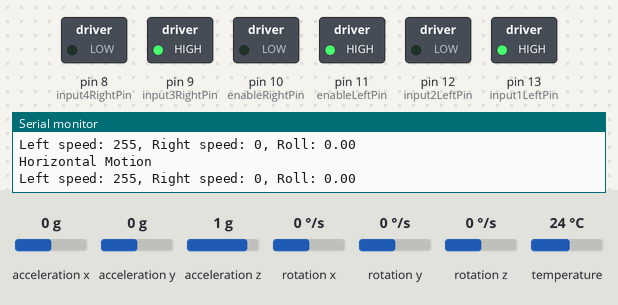
Recording of a sketch running on a simulated Arduino Uno, built with avr-gcc and run on an emulated ATmega328P. Parts: switched loads named in the sketch (green lamp = pin HIGH), the last lines printed to the serial monitor. The inputs (shaded band) are chosen by the test bench; at power-on: acceleration y 0 g, acceleration z 1 g, rotation x 0 °/s, acceleration x 0 g, rotation y 0 °/s, rotation z 0 °/s, temperature 24 °C.

Above: at 1.3 s.
1.4 s: acceleration y set to 0.8 g
At 1.49 s:
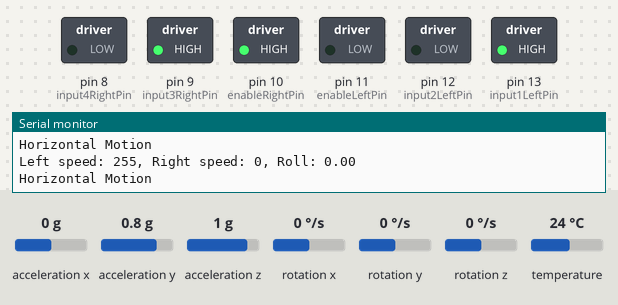
3.2 s: acceleration z set to 0 g
At 5.7 s:
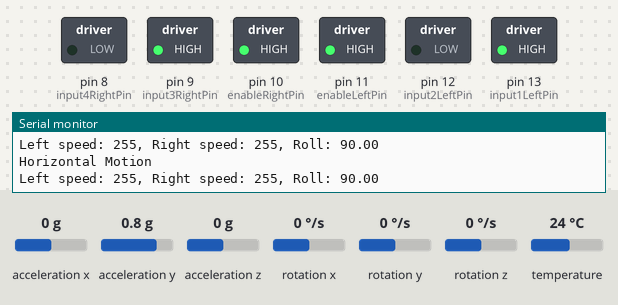
6.2 s: rotation x set to -192 °/s
At 8.9 s:
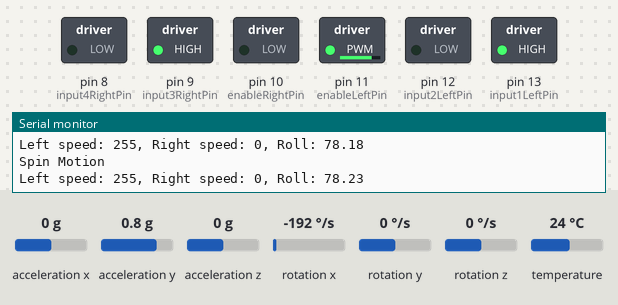
9.2 s: acceleration y set to 0.1 g
10.7 s: acceleration y set to -0.2 g
At 12.31 s:
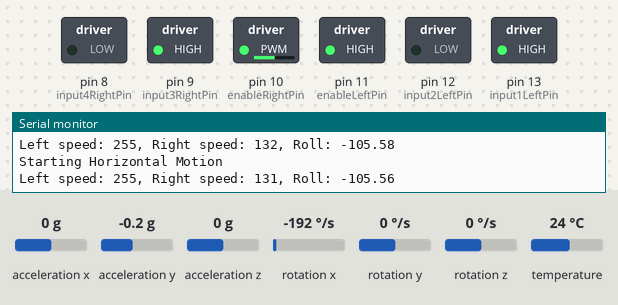
13.7 s: rotation x set to 100 °/s
Timing chart, 0 to 17.7 s (numbered marks = the images above; inputs shaded):
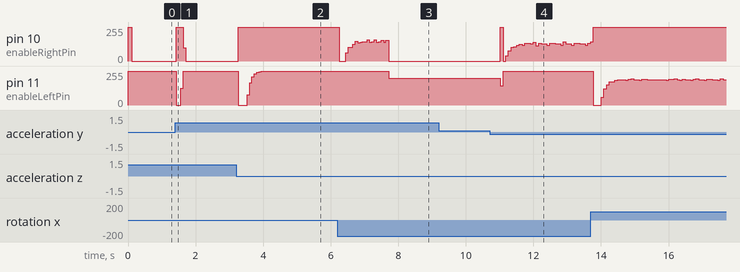

The sketch:

BoxCommandsUsingAcc.ino
```cpp
const float HorizontalSpeed = 1.2 * 1.1732 / 100 * 1 / 1000;    //[m/ms]
const float DownwardSpeed = 1.1 * 1.1732 / 100 * 1 / 1000;      //[m/ms]
const float UpwardSpeed = 1.1732 / 100 * 1 / 1000;              //[m/ms]
const float WheelDiameter = 31.1 / 1000;                        //[m]
const float BoxHeight = 0.9;                                    //[m] ~3ft
const float BoxWidth = 0.9;                                     //[m] ~3ft
const float RobotFrameLength = 150 / 1000;                      //[m]
const float RobotFrameWidth = 150 / 1000;                       //[m]
const float netDDistPerCycle = RobotFrameWidth - 22.77 / 1000;  //[M]
const float DiameterW2W = 125 / 1000;                           //[m]
// Global variables
float lastTime = 0.0;           // For time tracking
float integralErrorRoll = 0.0;  // For integral term in PID control for yaw
float lastErrorRoll = 0.0;      // For derivative term in PID control for yaw
float roll = 0.0;               // Current yaw angle
float desiredRoll = 0.0;        // Desired yaw angle
float RollError = 0;
#define pi 3.1415926535897932384626433832795

const float time4Width = (BoxWidth / HorizontalSpeed)/8.5;
const float time4Spin = 10000;  //[ms]
const float DownwardVelocity = netDDistPerCycle / (time4Width + time4Spin);
const float time4dd = BoxHeight / DownwardSpeed;

#include <Adafruit_MPU6050.h>
#include <Adafruit_Sensor.h>
#include <Wire.h>
#include <math.h>

Adafruit_MPU6050 mpu;

// Define motor control pins for the left motor
const int enableLeftPin = 11;
const int input1LeftPin = 13;
const int input2LeftPin = 12;

// Define motor control pins for the right motor
const int enableRightPin = 10;
const int input3RightPin = 9;
const int input4RightPin = 8;

// Define variables for controlling motor speed and direction
int leftSpeed = 0;
int rightSpeed = 0;

void setup() {
  // Set motor control pins as outputs
  pinMode(enableLeftPin, OUTPUT);
  pinMode(input1LeftPin, OUTPUT);
  pinMode(input2LeftPin, OUTPUT);
  pinMode(enableRightPin, OUTPUT);
  pinMode(input3RightPin, OUTPUT);
  pinMode(input4RightPin, OUTPUT);

  // Enable the motors
  digitalWrite(enableLeftPin, 255);
  digitalWrite(enableRightPin, 255);

  digitalWrite(input1LeftPin, HIGH);
  digitalWrite(input2LeftPin, LOW);
  digitalWrite(input3RightPin, HIGH);
  digitalWrite(input4RightPin, LOW);


  // Initialize serial communication
  Serial.begin(9600);
  // Initialize the I2C communication
  Wire.begin();
  // Initialize the MPU6050 sensor
 Serial.begin(9600);
  // Try to initialize!
  if (!mpu.begin()) {
    Serial.println("Failed to find MPU6050 chip");
    while (1) {
      delay(10);
    }
  }
  Serial.println("MPU6050 Found!");
  // set accelerometer range to +-8G
  mpu.setAccelerometerRange(MPU6050_RANGE_8_G);
  // set gyro range to +- 500 deg/s
  mpu.setGyroRange(MPU6050_RANGE_250_DEG);
  // set filter bandwidth to 21 Hz
  mpu.setFilterBandwidth(MPU6050_BAND_21_HZ);
  delay(100);
}

// Filter coefficient
const float alpha = 0.5;

void loop() {
  unsigned long timetotal = millis();
  Serial.print("timetotal: ");
  Serial.println(timetotal);
  if (millis()-timetotal < time4dd) {
    // Horizontal Motion While loop
    Serial.println("Starting Horizontal Motion");
    unsigned long timetotal = millis();
    while (millis() - timetotal < time4Width) {
      // Horizontal Motion
      Serial.println("Horizontal Motion");
      // Get new sensor events with the readings
      sensors_event_t a, g, temp;
      mpu.getEvent(&a, &g, &temp);

      // Roll Acceleratiion
      float accelRoll =  atan2(a.acceleration.y, a.acceleration.z) * 180 / PI;
      float gyroRollRate =  g.gyro.x * 180 / PI;

      // Timing
      unsigned long currentTime = millis();
      float dt = (currentTime - lastTime) / 1000;
      lastTime = currentTime;

      // Calculate roll angle (angle of rotation around the z-axis)
      roll =  alpha * (roll + gyroRollRate * dt) + (1 - alpha) * accelRoll;

      // Desired roll angle
      float desiredRoll = 90.0;  // Adjust this as needed

      // Calculate roll error
      float rollError = desiredRoll - roll;

      // PID parameters for yaw
      float k_p_roll = 8.0;  // Proportional gain for yaw
      float k_i_roll = 8.0;  // Integral gain for yaw
      float k_d_roll = 8.0;  // Derivative gain for yaw

      // Integral term
      integralErrorRoll += RollError * dt;

      // Derivative term
      float derivativeErrorRoll = (rollError - lastErrorRoll) / dt;
      lastErrorRoll = rollError;

      // PID control for yaw
      float rollCorrection = k_p_roll * rollError + k_i_roll * integralErrorRoll + k_d_roll * derivativeErrorRoll;

      // Adjust motor speeds based on the yaw correction
      leftSpeed = 255 + rollCorrection;
      rightSpeed = 255 - rollCorrection;

      // Apply constraints to motor speeds
      if (leftSpeed < 0) leftSpeed = 0;
      if (leftSpeed > 255) leftSpeed = 255;
      if (rightSpeed < 0) rightSpeed = 0;
      if (rightSpeed > 255) rightSpeed = 255;

      // Set motor speeds
      analogWrite(enableLeftPin, leftSpeed);
      analogWrite(enableRightPin, rightSpeed);

      // Print motor speeds and yaw angle for debugging
      Serial.print("Left speed: ");
      Serial.print(leftSpeed);
      Serial.print(", Right speed: ");
      Serial.print(rightSpeed);
      Serial.print(", Roll: ");
      Serial.println(roll);

      // Delay for stability
      delay(10);
    }


    // Spin Motion
    Serial.println("Starting Spin Motion");
    while (abs(roll - (-90)) > 2) {
      Serial.println("Spin Motion");
      // Get new sensor events with the readings
      sensors_event_t a, g, temp;
      mpu.getEvent(&a, &g, &temp);

      // Roll Acceleratiion
     float accelRoll =  atan2(a.acceleration.y, a.acceleration.z) * 180 / PI;
      float gyroRollRate =  g.gyro.x * 180 / PI;

      // Timing
      unsigned long currentTime = millis();
      float dt = (currentTime - lastTime) / 1000;
      lastTime = currentTime;

      // Calculate roll angle (angle of rotation around the z-axis)
      roll =  alpha * (roll + gyroRollRate * dt) + (1 - alpha) * accelRoll;

      // Set motor speeds
      analogWrite(enableLeftPin, 200);
      analogWrite(enableRightPin, 0);

      // Print motor speeds and yaw angle for debugging
      Serial.print("Left speed: ");
      Serial.print(255);
      Serial.print(", Right speed: ");
      Serial.print(0*rightSpeed);
      Serial.print(", Roll: ");
      Serial.println(roll);

      // Delay for stability
      delay(10);
    }
    Serial.println("Starting Horizontal Motion");
    // Horizontal Motion While loop
    unsigned long timetotal2 = millis();
    while (millis() - timetotal2 < time4Width) {
      // Horizontal Motion
      Serial.println("Starting Horizontal Motion");
      // Get new sensor events with the readings
      sensors_event_t a, g, temp;
      mpu.getEvent(&a, &g, &temp);

      // Roll Acceleratiion
      float accelRoll =  atan2(a.acceleration.y, a.acceleration.z) * 180 / PI;
      float gyroRollRate =  g.gyro.x * 180 / PI;

      // Timing
      unsigned long currentTime = millis();
      float dt = (currentTime - lastTime) / 1000;
      lastTime = currentTime;

      // Calculate roll angle (angle of rotation around the z-axis)
      roll =  alpha * (roll + gyroRollRate * dt) + (1 - alpha) * accelRoll;

      // Desired roll angle
      float desiredRoll = -90.0;  // Adjust this as needed

      // Calculate roll error
      float rollError = desiredRoll - roll;

      // PID parameters for yaw
      float k_p_roll = 8.0;  // Proportional gain for yaw
      float k_i_roll = 8.0;  // Integral gain for yaw
      float k_d_roll = 8.0;  // Derivative gain for yaw

      // Integral term
      integralErrorRoll += RollError * dt;

      // Derivative term
      float derivativeErrorRoll = (rollError - lastErrorRoll) / dt;
      lastErrorRoll = rollError;

      // PID control for yaw
      float rollCorrection = k_p_roll * rollError + k_i_roll * integralErrorRoll + k_d_roll * derivativeErrorRoll;

      // Adjust motor speeds based on the yaw correction
      leftSpeed = 255 + rollCorrection;
      rightSpeed = 255 - rollCorrection;

      // Apply constraints to motor speeds
      if (leftSpeed < 0) leftSpeed = 0;
      if (leftSpeed > 255) leftSpeed = 255;
      if (rightSpeed < 0) rightSpeed = 0;
      if (rightSpeed > 255) rightSpeed = 255;

      // Set motor speeds
      analogWrite(enableLeftPin, leftSpeed);
      analogWrite(enableRightPin, rightSpeed);

      // Print motor speeds and yaw angle for debugging
      Serial.print("Left speed: ");
      Serial.print(leftSpeed);
      Serial.print(", Right speed: ");
      Serial.print(rightSpeed);
      Serial.print(", Roll: ");
      Serial.println(roll);

      // Delay for stability
      delay(10);
    }


    // 2nd Spin Motion
    Serial.println("Starting Spin Motion Again");
    while (abs(roll - 90) > 2) {

      // Get new sensor events with the readings
      sensors_event_t a, g, temp;
      mpu.getEvent(&a, &g, &temp);

      // Roll Acceleratiion
      float accelRoll =  atan2(a.acceleration.y, a.acceleration.z) * 180 / PI;
      float gyroRollRate =  g.gyro.x * 180 / PI;

      // Timing
      unsigned long currentTime = millis();
      float dt = (currentTime - lastTime) / 1000;
      lastTime = currentTime;

      // Calculate roll angle (angle of rotation around the z-axis)
      roll =  alpha * (roll + gyroRollRate * dt) + (1 - alpha) * accelRoll;

      // Desired yaw angle
      float desiredRoll = 90;  // Adjust this as needed

      // Set motor speeds
      analogWrite(enableLeftPin, 0*leftSpeed);
      analogWrite(enableRightPin, 200);

      // Print motor speeds and yaw angle for debugging
      Serial.print("Left speed: ");
      Serial.print(0*leftSpeed);
      Serial.print(", Right speed: ");
      Serial.print(255);
      Serial.print(", Roll: ");
      Serial.println(roll);

      // Delay for stability
      delay(10);
    }
  }
  else {
    // Add any other code you want to run if millis() >= time4dd
    Serial.println("Loop Done");
    // Perform other tasks or stop the motors
    analogWrite(enableLeftPin, 0);
    analogWrite(enableRightPin, 0);
  }
}
```

Measured:
- the behaviour switches between 0 and -0.1 g on acceleration y (found by bisection; images 3 and 4)
- after the input at 1.4 s, pin 10 (enableRightPin): 0/255 → 255/255 at once, → 101/255 0.20 s later, → 0/255 0.07 s later; pin 11 (enableLeftPin): 255/255 → 0/255 at once, → 127/255 0.14 s later, → 255/255 0.07 s later
- after the input at 3.2 s, pin 10 (enableRightPin): 0/255 → 255/255 after 0.06 s
- after the input at 6.2 s, pin 11 (enableLeftPin): 255/255 → 200/255 after 1.5 s
- after the input at 10.7 s, pin 11 (enableLeftPin): 200/255 → 146/255 after 0.32 s, → 255/255 0.08 s later
